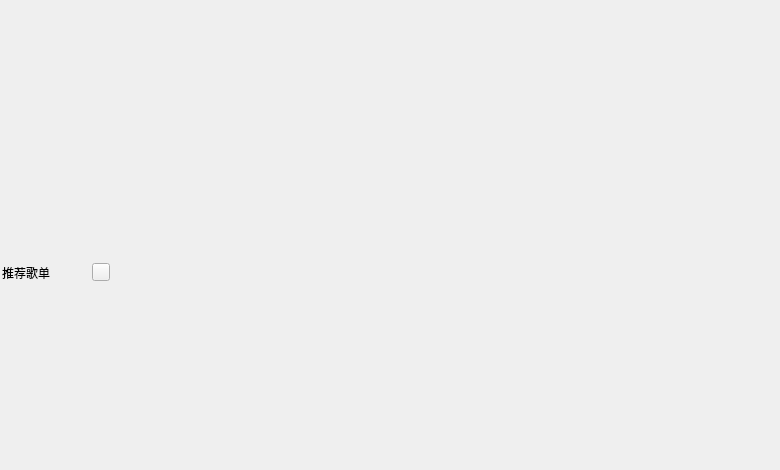
       <widget class="QWidget" name="recommend">
        <attribute name="title">
         <string>Tab 1</string>
        </attribute>
        <widget class="QWidget" name="verticalLayoutWidget_2">
         <property name="geometry">
          <rect>
           <x>0</x>
           <y>10</y>
           <width>771</width>
           <height>241</height>
          </rect>
         </property>
         <layout class="QVBoxLayout" name="verLout_pic"/>
        </widget>
        <widget class="QWidget" name="layoutWidget">
         <property name="geometry">
          <rect>
           <x>0</x>
           <y>260</y>
           <width>771</width>
           <height>25</height>
          </rect>
         </property>
         <layout class="QHBoxLayout" name="horizontalLayout_11">
          <item>
           <widget class="QLabel" name="lab_T">
            <property name="maximumSize">
             <size>
              <width>82</width>
              <height>16777215</height>
             </size>
            </property>
            <property name="text">
             <string>推荐歌单</string>
            </property>
           </widget>
          </item>
          <item>
           <widget class="QPushButton" name="ptn_cen">
            <property name="maximumSize">
             <size>
              <width>18</width>
              <height>18</height>
             </size>
            </property>
            <property name="text">
             <string/>
            </property>
           </widget>
          </item>
          <item>
           <spacer name="horizontalSpacer_10">
            <property name="orientation">
             <enum>Qt::Horizontal</enum>
            </property>
            <property name="sizeType">
             <enum>QSizePolicy::Minimum</enum>
            </property>
            <property name="sizeHint" stdset="0">
             <size>
              <width>658</width>
              <height>20</height>
             </size>
            </property>
           </spacer>
          </item>
         </layout>
        </widget>
        <widget class="QWidget" name="layoutWidget_2">
         <property name="geometry">
          <rect>
           <x>0</x>
           <y>280</y>
           <width>771</width>
           <height>181</height>
          </rect>
         </property>
         <layout class="QHBoxLayout" name="horizontalLayout_12">
          <item>
           <widget class="QWidget" name="widgetP1" native="true">
            <property name="minimumSize">
             <size>
              <width>140</width>
              <height>140</height>
             </size>
            </property>
            <property name="maximumSize">
             <size>
              <width>140</width>
              <height>140</height>
             </size>
            </property>
           </widget>
          </item>
          <item>
           <widget class="QWidget" name="widgetP2" native="true">
            <property name="minimumSize">
             <size>
              <width>140</width>
              <height>140</height>
             </size>
            </property>
            <property name="maximumSize">
             <size>
              <width>140</width>
              <height>140</height>
             </size>
            </property>
           </widget>
          </item>
          <item>
           <widget class="QWidget" name="widgetP3" native="true">
            <property name="minimumSize">
             <size>
              <width>140</width>
              <height>140</height>
             </size>
            </property>
            <property name="maximumSize">
             <size>
              <width>140</width>
              <height>140</height>
             </size>
            </property>
           </widget>
          </item>
          <item>
           <widget class="QWidget" name="widgetP4" native="true">
            <property name="minimumSize">
             <size>
              <width>140</width>
              <height>140</height>
             </size>
            </property>
            <property name="maximumSize">
             <size>
              <width>140</width>
              <height>140</height>
             </size>
            </property>
           </widget>
          </item>
          <item>
           <widget class="QWidget" name="widgetP5" native="true">
            <property name="minimumSize">
             <size>
              <width>140</width>
              <height>140</height>
             </size>
            </property>
            <property name="maximumSize">
             <size>
              <width>140</width>
              <height>140</height>
             </size>
            </property>
           </widget>
          </item>
         </layout>
        </widget>
       </widget>
